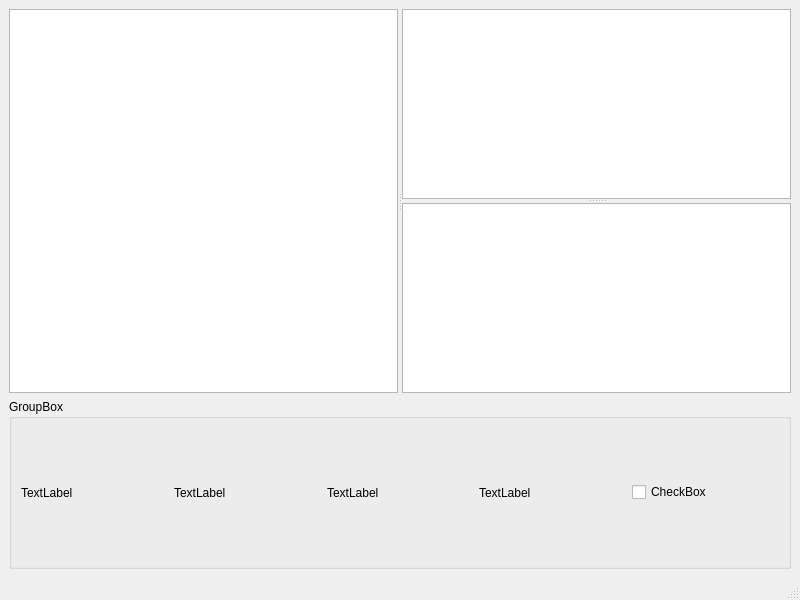
<?xml version="1.0" encoding="UTF-8"?>
<ui version="4.0">
 <class>MainWindow</class>
 <widget class="QMainWindow" name="MainWindow">
  <property name="geometry">
   <rect>
    <x>0</x>
    <y>0</y>
    <width>800</width>
    <height>600</height>
   </rect>
  </property>
  <property name="windowTitle">
   <string>MainWindow</string>
  </property>
  <widget class="QWidget" name="centralwidget">
   <layout class="QVBoxLayout" name="verticalLayout">
    <item>
     <widget class="QSplitter" name="splitter_2">
      <property name="orientation">
       <enum>Qt::Horizontal</enum>
      </property>
      <widget class="QTreeView" name="treeView"/>
      <widget class="QSplitter" name="splitter">
       <property name="orientation">
        <enum>Qt::Vertical</enum>
       </property>
       <widget class="QListView" name="listView"/>
       <widget class="QTableView" name="tableView"/>
      </widget>
     </widget>
    </item>
    <item>
     <widget class="QGroupBox" name="groupBox">
      <property name="title">
       <string>GroupBox</string>
      </property>
      <layout class="QHBoxLayout" name="horizontalLayout">
       <item>
        <widget class="QLabel" name="label_filename">
         <property name="text">
          <string>TextLabel</string>
         </property>
        </widget>
       </item>
       <item>
        <widget class="QLabel" name="label_path">
         <property name="text">
          <string>TextLabel</string>
         </property>
        </widget>
       </item>
       <item>
        <widget class="QLabel" name="label_type">
         <property name="text">
          <string>TextLabel</string>
         </property>
        </widget>
       </item>
       <item>
        <widget class="QLabel" name="label_size">
         <property name="text">
          <string>TextLabel</string>
         </property>
        </widget>
       </item>
       <item>
        <widget class="QCheckBox" name="checkBox_node">
         <property name="text">
          <string>CheckBox</string>
         </property>
        </widget>
       </item>
      </layout>
     </widget>
    </item>
   </layout>
  </widget>
  <widget class="QMenuBar" name="menubar">
   <property name="geometry">
    <rect>
     <x>0</x>
     <y>0</y>
     <width>800</width>
     <height>23</height>
    </rect>
   </property>
  </widget>
  <widget class="QStatusBar" name="statusbar"/>
 </widget>
 <resources/>
 <connections/>
</ui>
